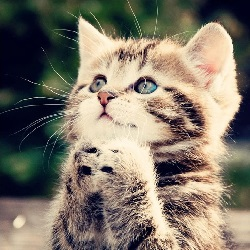
#> input picture cat.jpg, 250 x 250 px
$ jupyter execute cartoon.ipynb
#> lines starting #> are read from the running program, lines starting #| are printed output that depends on the picture; after the words box and inside, x2 and y2 are one past the last pixel; in counts of white or black regions, pixels touching at a corner belong together
[cell 1]
import cv2
import numpy as np
import matplotlib.pyplot as plt

[cell 2]
img = cv2.imread("cat.jpg")
#> img is the input picture: shape (250, 250, 3); mean B, G, R 106, 119.5, 128.2

[cell 3]
# 1) Edges
gray = cv2.cvtColor(img, cv2.COLOR_BGR2GRAY)
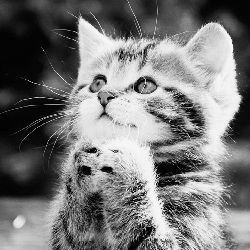
#> gray: shape (250, 250); min 1, max 251, mean 120.6
gray = cv2.medianBlur(gray, 5)
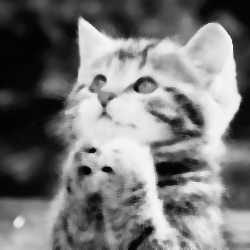
#> gray: shape (250, 250); min 2, max 246, mean 120.8
edges = cv2.adaptiveThreshold(gray, 255, cv2.ADAPTIVE_THRESH_MEAN_C, cv2.THRESH_BINARY, 9, 9)
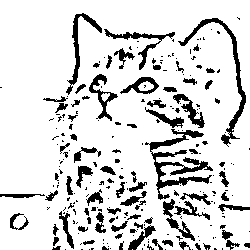
#> edges: shape (250, 250); 84.9% white; 242 black regions (166 under 20 px), largest, box (x1, y1, x2, y2) and area: (145, 129, 213, 200) 1259, (178, 18, 246, 147) 838, (66, 13, 102, 95) 488

[cell 4]
# 2) Color
color = cv2.bilateralFilter(img, 9, 300, 300)
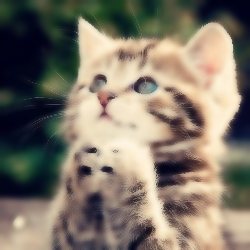
#> color: shape (250, 250, 3); mean B, G, R 106, 119.5, 128.2

[cell 5]
# 3) Cartoon
cartoon = cv2.bitwise_and(color, color, mask=edges)
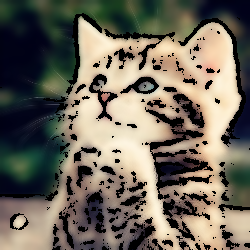
#> cartoon: shape (250, 250, 3); mean B, G, R 92.9, 105.2, 111.6
